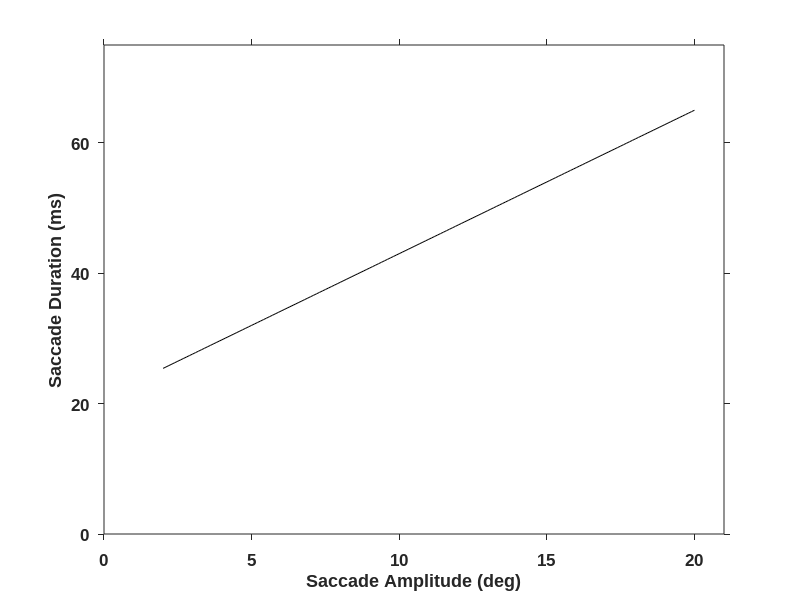

Write MATLAB code to recreate this figure.
%% The Parameters of Eye movements
% http://www.liv.ac.uk/~pcknox/teaching/Eymovs/params.htm

%% Main Sequence
% There is a fairly fixed relationship between peak velocity and amplitude
%  D=2.2A+21  (see Fig. 4.3, pg72,   in Carpenter, 1988).

A = 2:.1:20;
D = 2.2*A+21;
figure('units','pixels','Position',[0 0 1024 768]);
plot(A,D,'k');
xlabel('Saccade Amplitude (deg)','FontName','Arial','FontWeight','Bold','FontSize',12);
ylabel('Saccade Duration (ms)','FontName','Arial','FontWeight','Bold','FontSize',12);
axis([0 21 0 75]);
set(gca,'TickDir','Out')
a = findobj(gcf); % get the handles associated with the current figure
allaxes = findall(a,'Type','axes');
% alllines=findall(a,'Type','line');
% alltext=findall(a,'Type','text');
set(allaxes,'FontName','Arial','FontWeight','Bold','FontSize',12);